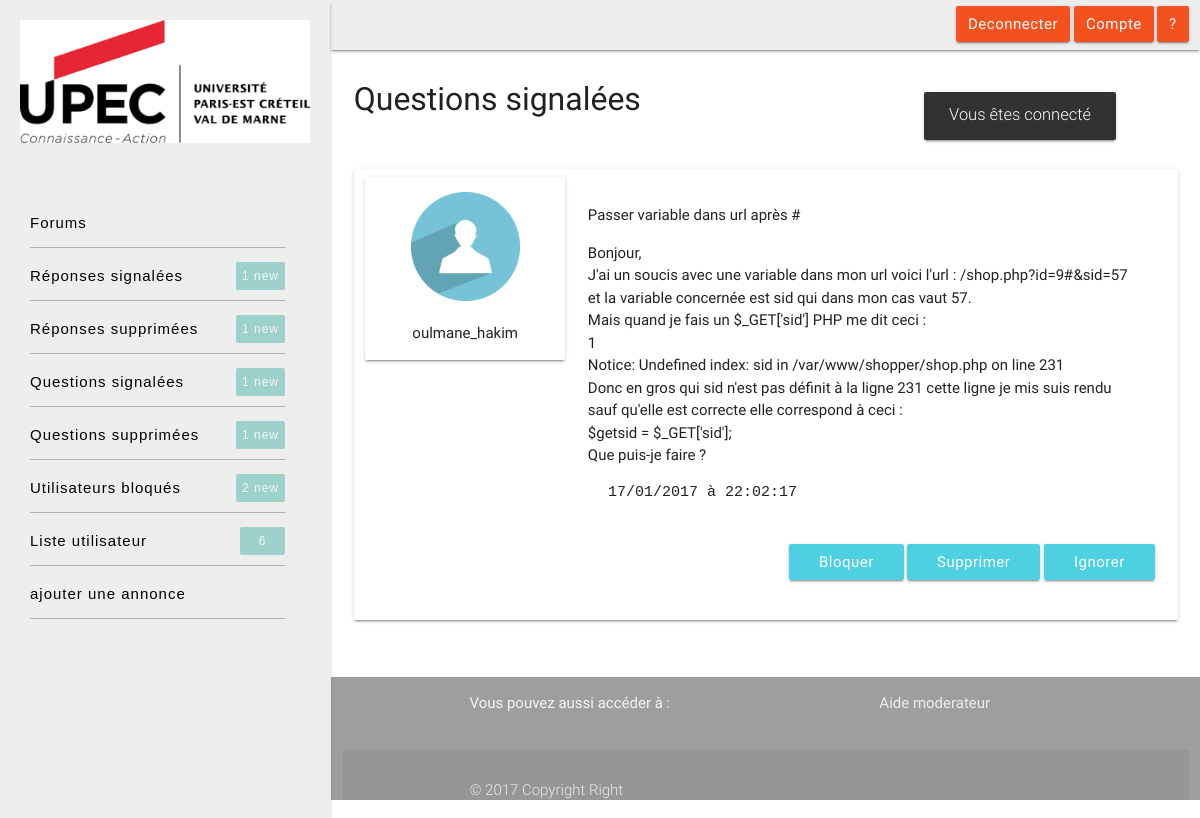
The page /moderateur/questSignaler.php (signed in) on the database its author committed.
### tables this page shows
CREATE TABLE `signaler_quest` (
  `email` varchar(50) NOT NULL,
  `id_question` int(11) NOT NULL,
  `date_signal` datetime NOT NULL
);

CREATE TABLE `user` (
  `email` varchar(50) NOT NULL,
  `type` char(1) NOT NULL DEFAULT 'u',
  `nom` varchar(50) NOT NULL,
  `prenom` varchar(50) NOT NULL,
  `pseudo` varchar(50) NOT NULL,
  `age` int(11) NOT NULL,
  `mdp` varchar(50) NOT NULL,
  `bloquer` tinyint(1) DEFAULT '0'
);

CREATE TABLE `question` (
  `id_question` int(11) NOT NULL,
  `nom_domaine` varchar(50) NOT NULL,
  `email` varchar(50) NOT NULL,
  `titre_quest` varchar(50) NOT NULL,
  `question` text NOT NULL,
  `supprime` tinyint(1) DEFAULT '0',
  `date_quest` datetime NOT NULL
);

### moderateur/part_mod/quest_sign.php (the view, shortened to what this page needs)
<?php
    echo'<div class="col s12 row">
        ';
    try{
        $pdo_options[PDO::ATTR_ERRMODE] = PDO::ERRMODE_EXCEPTION;
        $bdd = new PDO('mysql:host=localhost;dbname=id1227213_mydb', 'id1227213_abc', '', $pdo_options);
        $bdd->exec("set names utf8");
        $reponse = $bdd->query('SELECT DATE_FORMAT(date_quest, "%d/%m/%Y à %H:%i:%s") AS date, date_signal,pseudo, titre_quest, question,bloquer, i.id_question, i.email FROM question AS i INNER JOIN signaler_quest AS s ON i.id_question=s.id_question INNER JOIN user  AS u ON i.email=u.email ORDER BY date_signal');
        $i=3;
        while ($donnees_quest = $reponse->fetch()){
            echo'<div class="col s12 card-panel">
                    <div class="col l3 m3 s4 offset-s4 center-align card-panel" id="author">
                        <div class="col s12 center-align" >
                            <img src="./img/person-icon.png" width="70%" class="responsive-img" alt="" style="margin-top:15px;">
                            <p class="center-align">'.$donnees_quest["pseudo"].'</p>
                        </div>
                    </div>
                    <div class="col l9 m9 s12 answer">
                        <div class="col s12 row" style="margin-top:20px;">
                            <p>'.$donnees_quest["titre_quest"].'</p>
                            <spane>'. nl2br(htmlspecialchars($donnees_quest["question"])) .'</spane>
                            <pre class="col s12 row"> '.$donnees_quest["date"].'</pre>
                        </div>
                    </div>
                    <div class="col s12 row">
                        <div class="right-align row">';
                            $i++;
                            echo '<a class="waves-effect waves-orange btn #4dd0e1 cyan lighten-2" href="#modal'.$i.'">';
                                if ($donnees_quest["bloquer"]==0){echo 'Bloquer';}else{ echo 'Débloquer';}
                                echo '</a>
                                    <div id="modal'.$i.'" class="modal">
                                        <div class="modal-content">
                                        <h4>Voulez vous vraiment bloquer le contacte  ?</h4>
                                    </div>
                                    <div class="modal-footer">
                                        <a  class=" modal-action modal-close waves-effect waves-green btn-flat #4dd0e1 cyan lighten-2 white-text" href="./part_mod/sql_quest.php?val=';
                                        if ($donnees_quest["bloquer"]==0) { echo '1';}else{ echo '0';}
                                        echo '&ps='.$donnees_quest["email"].'">Valider</a>
                                        <a href="" class="#4dd0e1 cyan lighten-2 modal-action modal-close waves-effect waves-green btn-flat white-text" style="margin-right:6px">Annuler</a>
                                    </div>
                                </div> ';
                                echo '<a class="waves-effect waves-orange btn #4dd0e1 cyan lighten-2" href="#modale'.$i.'" >supprimer</a>
                                    <div id="modale'.$i.'" class="modal">
                                        <div class="modal-content">
                                            <h4>Voulez vous vraiment supprimer le message ?</h4>
                                        </div>
                                        <div class="modal-footer">
                                            <a class="modal-action modal-close waves-effect waves-green btn-flat #4dd0e1 cyan lighten-2 white-text" href="./part_mod/sql_quest.php?sup=1&id='.$donnees_quest["id_question"].'">Valider</a>
                                            <a href="#!" class=" modal-action modal-close waves-effect waves-green btn-flat #4dd0e1 cyan lighten-2 white-text" style="margin-right:6px">Annuler</a>
                                        </div>
                                    </div>
                                    <a  class="waves-effect waves-orange btn #4dd0e1 cyan lighten-2" href="./part_mod/sql_quest.php?id='.$donnees_quest["id_question"].'">Ignorer</a>
                                </div>
                            </div>
                        </div>';
                    }
                }
                catch (Exception $e){
                    die('Erreur : ' . $e->getMessage());
                }
            echo '</div>';
?>

### assets/css/main.css (style rules this page uses)
.btn, .btn-flat { text-transform: capitalize; }

### rows shown on the page
signaler_quest: user.pseudo "oulmane_hakim", id_question.titre_quest "Passer variable dans url après #", id_question.question "Bonjour, J'ai un soucis avec une variable dans mon url voici l'url : /shop.php?id=9#&sid=57 et la variable concernée est sid qui dans mon cas vaut 57. Mais quand je fais un $_GET['sid'] PHP me dit ceci : 1 Notice: Undefined index: sid in /var/www/shopper/shop.php on line 231 Donc en gros qui sid n'est pas définit à la ligne 231 cette ligne je mis suis rendu sauf qu'elle est correcte elle correspond à ceci : $getsid = $_GET['sid']; Que puis-je faire ?", date "17/01/2017 à 22:02:17"

### other values the page prints
$donnees["nb_rep_sign"] "1"
$donnees["nb_rep_sup"] "1"
$donnees["nb_quest_sign"] "1"
$donnees["nb_quest_sup"] "1"
$donnees["nb_user_b"] "2"
$donnees["nb_user"] "6"
